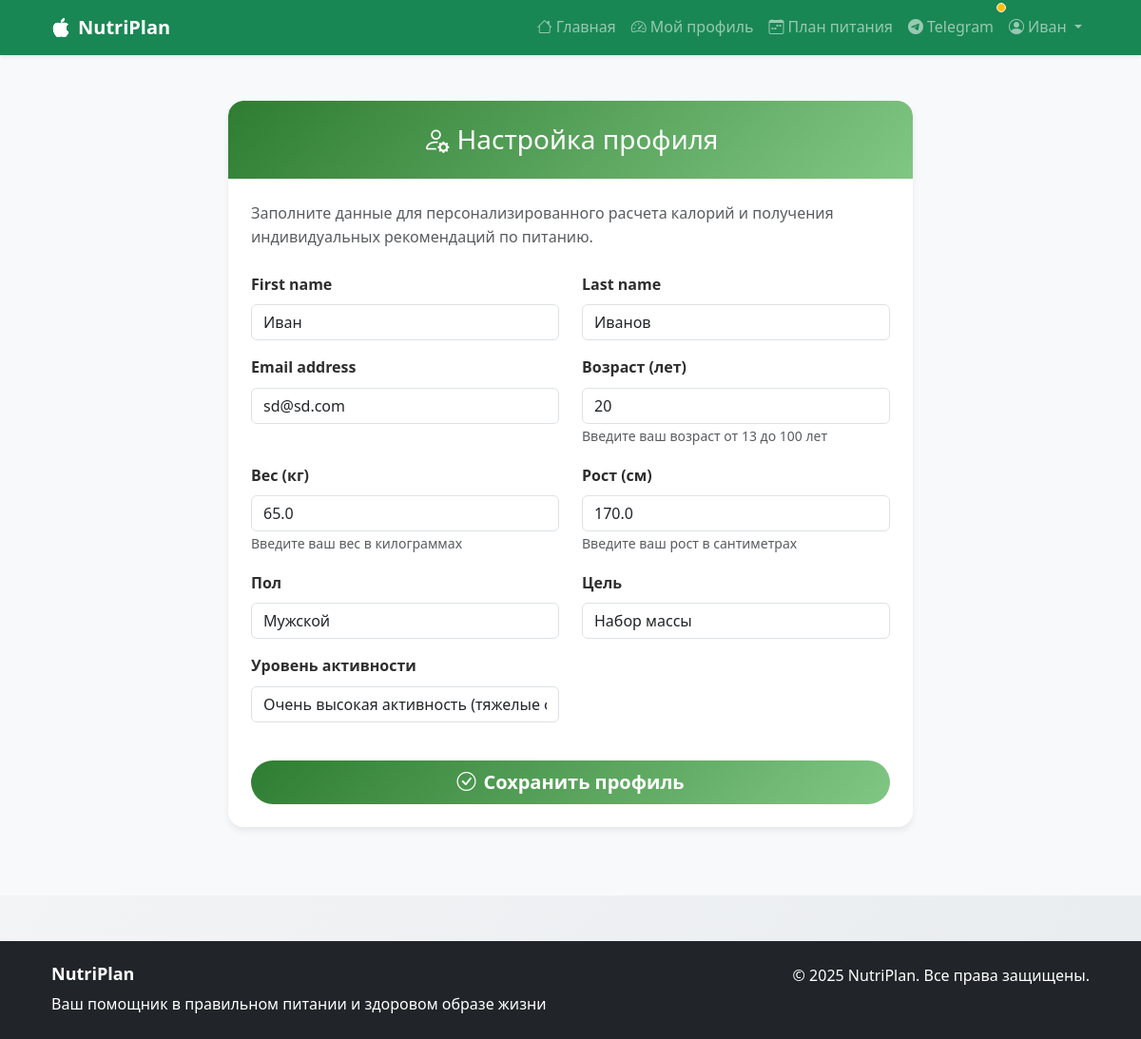
/profile/setup/ (signed in), run on the app's committed database.
### nutrition_app/models.py (models this page shows, shortened)
class CustomUser(AbstractUser):
    GENDER_CHOICES = [
        ('male', 'Мужской'),
        ('female', 'Женский'),
    ]
    GOAL_CHOICES = [
        ('loss', 'Похудение'),
        ('maintenance', 'Поддержание веса'),
        ('gain', 'Набор массы'),
    ]
    ACTIVITY_CHOICES = [
        ('sedentary', 'Малоподвижный'),
        ('light', 'Легкая активность'),
        ('moderate', 'Умеренная активность'),
        ('high', 'Высокая активность'),
        ('extreme', 'Очень высокая активность'),
    ]
    age = models.IntegerField(null=True, blank=True, verbose_name="Возраст")
    weight = models.FloatField(null=True, blank=True, verbose_name="Вес (кг)")
    height = models.FloatField(null=True, blank=True, verbose_name="Рост (см)")
    gender = models.CharField(
        max_length=10, choices=GENDER_CHOICES, default='male', verbose_name="Пол")
    goal = models.CharField(max_length=20, choices=GOAL_CHOICES,
                            default='maintenance', verbose_name="Цель")
    activity_level = models.CharField(
        max_length=20, choices=ACTIVITY_CHOICES, default='sedentary', verbose_name="Уровень активности")

### nutrition_app/views/auth_views.py (the view)
# urls.py: path('profile/setup/', profile_setup, name='profile_setup'),
@login_required
def profile_setup(request):
    if request.method == 'POST':
        form = UserProfileForm(request.POST, instance=request.user)
        if form.is_valid():
            user = form.save()
            daily_calories = calculate_user_calories(user)
            profile, created = UserProfile.objects.get_or_create(user=user)
            profile.daily_calories = daily_calories
            profile.motivation_message = get_motivational_message(user)
            profile.save()
            messages.success(
                request, 'Профиль успешно обновлен! Расчет калорий выполнен автоматически.')
            return redirect('dashboard')
    else:
        form = UserProfileForm(instance=request.user)
    return render(request, 'nutrition_app/profile_setup.html', {'form': form})

### nutrition_app/templates/nutrition_app/profile_setup.html (shortened to what this page needs)
{% extends 'nutrition_app/base.html' %}
{% load static %}
{% block content %}
<div class="container py-5">
    <div class="row justify-content-center">
        <div class="col-md-8">
            <div class="nutri-card">
                <div class="card-header-custom text-center">
                    <h2 class="mb-0"><i class="bi bi-person-gear me-2"></i>Настройка профиля</h2>
                </div>
                <div class="card-body p-4">
                    <p class="text-muted mb-4">
                        Заполните данные для персонализированного расчета калорий и получения
                        индивидуальных рекомендаций по питанию.
                    </p>
                    <form method="post">
                        <div class="row">
                            {% for field in form %}
                            <div class="col-md-6 mb-3">
                                <label for="{{ field.id_for_label }}" class="form-label fw-bold">{{ field.label }}</label>
                                {{ field }}
                                {% if field.help_text %}
                                    <small class="form-text text-muted">{{ field.help_text }}</small>
                                {% endif %}
                            </div>
                            {% endfor %}
                        </div>
                        <div class="d-grid gap-2 mt-4">
                            <button type="submit" class="btn btn-nutri-primary btn-lg">
                                <i class="bi bi-check-circle me-2"></i>Сохранить профиль
                            </button>
                        </div>
                    </form>
                </div>
            </div>
        </div>
    </div>
</div>
{% endblock %}

### nutrition_app/templates/nutrition_app/base.html (shortened to what this page needs)
{% load static %}
{% load custom_filters %}
<!DOCTYPE html>
<html lang="ru">
  <head>
    <link
      href="https://cdn.jsdelivr.net/npm/bootstrap@5.3.0/dist/css/bootstrap.min.css"
      rel="stylesheet"
    />
    <link
      rel="stylesheet"
      href="https://cdn.jsdelivr.net/npm/bootstrap-icons@1.10.0/font/bootstrap-icons.css"
    />
    <link rel="stylesheet" href="{% static 'nutrition_app/css/style.css' %}" />
  </head>
  <body class="d-flex flex-column min-vh-100">
    <nav class="navbar navbar-expand-lg navbar-dark bg-success shadow-sm">
      <div class="container">
        <a class="navbar-brand fw-bold" href="{% url 'index' %}">
          <i class="bi bi-apple me-2"></i>NutriPlan
        </a>
        <div class="collapse navbar-collapse" id="navbarNav">
          <ul class="navbar-nav ms-auto">
            <li class="nav-item">
              <a class="nav-link" href="{% url 'index' %}">
                <i class="bi bi-house me-1"></i>Главная
              </a>
            </li>
            {% if user.is_authenticated %}
              <li class="nav-item">
                <a class="nav-link" href="{% url 'dashboard' %}">
                  <i class="bi bi-speedometer2 me-1"></i>Мой профиль
                </a>
              </li>
              <li class="nav-item">
                <a class="nav-link" href="{% url 'week_plan' %}">
                  <i class="bi bi-calendar-week me-1"></i>План питания
                </a>
              </li>
              <li class="nav-item">
                <a class="nav-link position-relative" href="{% url 'telegram_link' %}">
                  <i class="bi bi-telegram me-1"></i>Telegram
                  {% if user.telegram_exists %}
                    <span class="position-absolute top-0 start-100 translate-middle p-1 bg-success border border-light rounded-circle">
                      <span class="visually-hidden">Telegram привязан</span>
                    </span>
                  {% else %}
                    <span class="position-absolute top-0 start-100 translate-middle p-1 bg-warning border border-light rounded-circle">
                    </span>
                  {% endif %}
                </a>
              </li>
              <li class="nav-item dropdown">
                <a class="nav-link dropdown-toggle" href="#" role="button" data-bs-toggle="dropdown">
                  <i class="bi bi-person-circle me-1"></i>{{ user.first_name|default:user.username }}
                </a>
              </li>
            {% endif %}
          </ul>
        </div>
      </div>
    </nav>
    <main class="flex-grow-1 bg-light">{% block content %} {% endblock %}</main>
    <footer class="bg-dark text-white py-4 mt-5">
      <div class="container">
        <div class="row">
          <div class="col-md-6">
            <h5 class="fw-bold">NutriPlan</h5>
            <p class="mb-0">
              Ваш помощник в правильном питании и здоровом образе жизни
            </p>
          </div>
          <div class="col-md-6 text-md-end">
            <p class="mb-0">&copy; 2025 NutriPlan. Все права защищены.</p>
          </div>
        </div>
      </div>
    </footer>
  </body>
</html>

### nutrition_app/static/nutrition_app/css/style.css (style rules this page uses)
:root { --primary-color: #2e7d32; --primary-dark: #1b5e20; --primary-light: #4caf50; --secondary-color: #81c784; --accent-color: #ffb74d; --light-bg: #f8f9fa; --text-dark: #2e2e2e; --text-muted: #6c757d; --border-color: #e9ecef; --space-xs: 0.5rem; --space-sm: 1rem; --space-md: 1.5rem; --space-lg: 2rem; --space-xl: 3rem; --space-xxl: 4rem; --radius-sm: 0.5rem; --radius-md: 0.75rem; --radius-lg: 1rem; --radius-xl: 1.5rem; --shadow-sm: 0 2px 4px rgba(0, 0, 0, 0.05); --shadow-md: 0 4px 6px rgba(0, 0, 0, 0.07); --shadow-lg: 0 8px 25px rgba(0, 0, 0, 0.1); --shadow-hover: 0 12px 40px rgba(0, 0, 0, 0.15); --transition-fast: 0.2s ease; --transition-base: 0.3s ease; --transition-slow: 0.5s ease; }
* { box-sizing: border-box; }
body { font-family: "Segoe UI", system-ui, -apple-system, sans-serif; background: linear-gradient(135deg, #f8f9fa 0%, #e9ecef 100%); line-height: 1.6; color: var(--text-dark); margin: 0; padding: 0; }
.container { padding-left: var(--space-sm); padding-right: var(--space-sm); }
@media (min-width: 768px) { .container { padding-left: var(--space-md); padding-right: var(--space-md); } }
h2, .h2 { font-size: 1.75rem; margin-bottom: var(--space-sm); }
h5, .h5 { font-size: 1.125rem; margin-bottom: var(--space-xs); }
.nutri-card { border: none; border-radius: var(--radius-lg); box-shadow: var(--shadow-md); transition: all var(--transition-base); background: white; overflow: hidden; margin-bottom: var(--space-md); }
.card-header-custom { background: linear-gradient(135deg, var(--primary-color), var(--secondary-color)); color: white; border-radius: var(--radius-lg) var(--radius-lg) 0 0 !important; padding: var(--space-md); }
.card-body { padding: var(--space-md); }
.btn-nutri-primary { background: linear-gradient(135deg, var(--primary-color), var(--secondary-color)); border: none; color: white; padding: var(--space-xs) var(--space-lg); border-radius: var(--radius-xl); font-weight: 600; transition: all var(--transition-base); }
.fade-in-up { animation: fadeInUp 0.6s ease-out; }

### data on the page
CustomUser: first_name "Иван", form "Иван" "Иванов" "sd@sd.com" "20" "65.0" "170.0" "Мужской" "Набор массы" "Очень высокая активность (тяжелые физические нагрузки, работа)"

### other printed values
{{ field.label }} "First name" "Last name" "Email address" "Возраст (лет)" "Вес (кг)" "Рост (см)" "Пол" "Цель" "Уровень активности"
{{ field.help_text }} "Введите ваш возраст от 13 до 100 лет" "Введите ваш вес в килограммах" "Введите ваш рост в сантиметрах"
